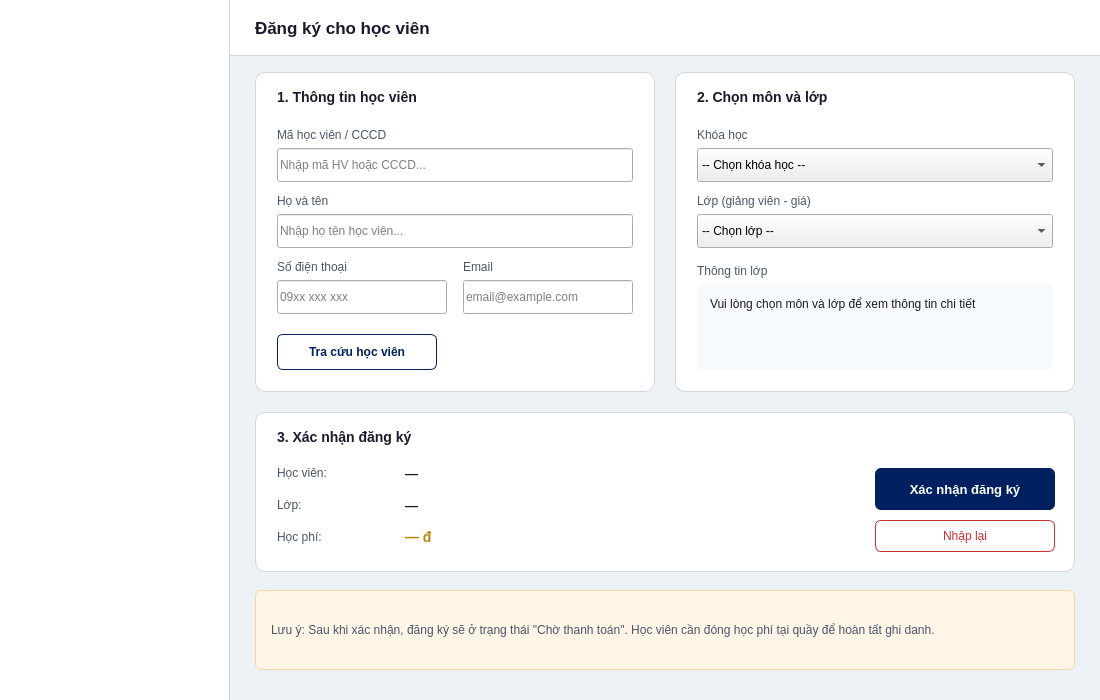
<?xml version="1.0" encoding="UTF-8"?>
<ui version="4.0">
 <class>EmployeeRegister</class>
 <widget class="QWidget" name="EmployeeRegister">
  <property name="geometry"><rect><x>0</x><y>0</y><width>1100</width><height>700</height></rect></property>
  <property name="minimumSize"><size><width>1100</width><height>700</height></size></property>
  <property name="windowTitle"><string>EAUT - Dang ky cho hoc vien</string></property>
  <property name="styleSheet"><string notr="true">QWidget#EmployeeRegister { background: #edf2f7; }</string></property>

  <widget class="QFrame" name="sidebar">
   <property name="geometry"><rect><x>0</x><y>0</y><width>230</width><height>700</height></rect></property>
   <property name="styleSheet"><string notr="true">QFrame#sidebar { background: #ffffff; border-right: 1px solid #d2d6dc; }</string></property>
   <property name="frameShape"><enum>QFrame::NoFrame</enum></property>
  </widget>

  <widget class="QFrame" name="contentArea">
   <property name="geometry"><rect><x>230</x><y>0</y><width>870</width><height>700</height></rect></property>
   <property name="styleSheet"><string notr="true">QFrame#contentArea { background: #edf2f7; border: none; }</string></property>
   <property name="frameShape"><enum>QFrame::NoFrame</enum></property>

   <widget class="QFrame" name="headerBar">
    <property name="geometry"><rect><x>0</x><y>0</y><width>870</width><height>56</height></rect></property>
    <property name="styleSheet"><string notr="true">QFrame#headerBar { background: white; border-bottom: 1px solid #d2d6dc; }</string></property>
    <property name="frameShape"><enum>QFrame::NoFrame</enum></property>
    <widget class="QLabel" name="lblPageTitle">
     <property name="geometry"><rect><x>25</x><y>0</y><width>500</width><height>56</height></rect></property>
     <property name="styleSheet"><string notr="true">color: #1a1a2e; font-size: 17px; font-weight: bold; background: transparent;</string></property>
     <property name="text"><string>Đăng ký cho học viên</string></property>
     <property name="alignment"><set>Qt::AlignLeft|Qt::AlignVCenter</set></property>
    </widget>
   </widget>

   <!-- Student info form -->
   <widget class="QFrame" name="studentInfoFrame">
    <property name="geometry"><rect><x>25</x><y>72</y><width>400</width><height>320</height></rect></property>
    <property name="styleSheet"><string notr="true">QFrame#studentInfoFrame { background: white; border: 1px solid #d2d6dc; border-radius: 10px; }</string></property>
    <property name="frameShape"><enum>QFrame::NoFrame</enum></property>

    <widget class="QLabel" name="lblStudentInfo">
     <property name="geometry"><rect><x>22</x><y>14</y><width>360</width><height>22</height></rect></property>
     <property name="styleSheet"><string notr="true">color: #1a1a2e; font-size: 14px; font-weight: bold; background: transparent;</string></property>
     <property name="text"><string>1. Thông tin học viên</string></property>
    </widget>

    <widget class="QLabel" name="lblMSV">
     <property name="geometry"><rect><x>22</x><y>54</y><width>360</width><height>18</height></rect></property>
     <property name="styleSheet"><string notr="true">color: #4a5568; font-size: 12px; background: transparent;</string></property>
     <property name="text"><string>Mã học viên / CCCD</string></property>
    </widget>
    <widget class="QLineEdit" name="txtMSV">
     <property name="geometry"><rect><x>22</x><y>76</y><width>356</width><height>34</height></rect></property>
     <property name="placeholderText"><string>Nhập mã HV hoặc CCCD...</string></property>
    </widget>

    <widget class="QLabel" name="lblHoTen">
     <property name="geometry"><rect><x>22</x><y>120</y><width>360</width><height>18</height></rect></property>
     <property name="styleSheet"><string notr="true">color: #4a5568; font-size: 12px; background: transparent;</string></property>
     <property name="text"><string>Họ và tên</string></property>
    </widget>
    <widget class="QLineEdit" name="txtHoTen">
     <property name="geometry"><rect><x>22</x><y>142</y><width>356</width><height>34</height></rect></property>
     <property name="placeholderText"><string>Nhập họ tên học viên...</string></property>
    </widget>

    <widget class="QLabel" name="lblSDT">
     <property name="geometry"><rect><x>22</x><y>186</y><width>170</width><height>18</height></rect></property>
     <property name="styleSheet"><string notr="true">color: #4a5568; font-size: 12px; background: transparent;</string></property>
     <property name="text"><string>Số điện thoại</string></property>
    </widget>
    <widget class="QLineEdit" name="txtSDT">
     <property name="geometry"><rect><x>22</x><y>208</y><width>170</width><height>34</height></rect></property>
     <property name="placeholderText"><string>09xx xxx xxx</string></property>
    </widget>

    <widget class="QLabel" name="lblEmail">
     <property name="geometry"><rect><x>208</x><y>186</y><width>170</width><height>18</height></rect></property>
     <property name="styleSheet"><string notr="true">color: #4a5568; font-size: 12px; background: transparent;</string></property>
     <property name="text"><string>Email</string></property>
    </widget>
    <widget class="QLineEdit" name="txtEmail">
     <property name="geometry"><rect><x>208</x><y>208</y><width>170</width><height>34</height></rect></property>
     <property name="placeholderText"><string>email@example.com</string></property>
    </widget>

    <widget class="QPushButton" name="btnLookup">
     <property name="geometry"><rect><x>22</x><y>262</y><width>160</width><height>36</height></rect></property>
     <property name="styleSheet"><string notr="true">QPushButton { background: white; color: #002060; border: 1px solid #002060; border-radius: 6px; font-size: 12px; font-weight: bold; } QPushButton:hover { background: #002060; color: white; }</string></property>
     <property name="text"><string>Tra cứu học viên</string></property>
     <property name="cursor"><cursorShape>PointingHandCursor</cursorShape></property>
    </widget>
   </widget>

   <!-- Course selection -->
   <widget class="QFrame" name="courseSelFrame">
    <property name="geometry"><rect><x>445</x><y>72</y><width>400</width><height>320</height></rect></property>
    <property name="styleSheet"><string notr="true">QFrame#courseSelFrame { background: white; border: 1px solid #d2d6dc; border-radius: 10px; }</string></property>
    <property name="frameShape"><enum>QFrame::NoFrame</enum></property>

    <widget class="QLabel" name="lblCourseSel">
     <property name="geometry"><rect><x>22</x><y>14</y><width>360</width><height>22</height></rect></property>
     <property name="styleSheet"><string notr="true">color: #1a1a2e; font-size: 14px; font-weight: bold; background: transparent;</string></property>
     <property name="text"><string>2. Chọn môn và lớp</string></property>
    </widget>

    <widget class="QLabel" name="lblCourseSelect">
     <property name="geometry"><rect><x>22</x><y>54</y><width>360</width><height>18</height></rect></property>
     <property name="styleSheet"><string notr="true">color: #4a5568; font-size: 12px; background: transparent;</string></property>
     <property name="text"><string>Khóa học</string></property>
    </widget>
    <widget class="QComboBox" name="cboCourse">
     <property name="geometry"><rect><x>22</x><y>76</y><width>356</width><height>34</height></rect></property>
     <item><property name="text"><string>-- Chọn khóa học --</string></property></item>
    </widget>

    <widget class="QLabel" name="lblClassSelect">
     <property name="geometry"><rect><x>22</x><y>120</y><width>360</width><height>18</height></rect></property>
     <property name="styleSheet"><string notr="true">color: #4a5568; font-size: 12px; background: transparent;</string></property>
     <property name="text"><string>Lớp (giảng viên - giá)</string></property>
    </widget>
    <widget class="QComboBox" name="cboClassEmp">
     <property name="geometry"><rect><x>22</x><y>142</y><width>356</width><height>34</height></rect></property>
     <item><property name="text"><string>-- Chọn lớp --</string></property></item>
    </widget>

    <widget class="QLabel" name="lblClassInfo">
     <property name="geometry"><rect><x>22</x><y>190</y><width>360</width><height>18</height></rect></property>
     <property name="styleSheet"><string notr="true">color: #4a5568; font-size: 12px; background: transparent;</string></property>
     <property name="text"><string>Thông tin lớp</string></property>
    </widget>
    <widget class="QLabel" name="lblClassDetails">
     <property name="geometry"><rect><x>22</x><y>212</y><width>356</width><height>86</height></rect></property>
     <property name="styleSheet"><string notr="true">color: #1a1a2e; font-size: 12px; background: #f7fafc; border-radius: 6px; padding: 10px;</string></property>
     <property name="text"><string>Vui lòng chọn môn và lớp để xem thông tin chi tiết</string></property>
     <property name="wordWrap"><bool>true</bool></property>
     <property name="alignment"><set>Qt::AlignLeft|Qt::AlignTop</set></property>
    </widget>
   </widget>

   <!-- Summary -->
   <widget class="QFrame" name="summaryFrame">
    <property name="geometry"><rect><x>25</x><y>412</y><width>820</width><height>160</height></rect></property>
    <property name="styleSheet"><string notr="true">QFrame#summaryFrame { background: white; border: 1px solid #d2d6dc; border-radius: 10px; }</string></property>
    <property name="frameShape"><enum>QFrame::NoFrame</enum></property>

    <widget class="QLabel" name="lblSummaryTitle">
     <property name="geometry"><rect><x>22</x><y>14</y><width>400</width><height>22</height></rect></property>
     <property name="styleSheet"><string notr="true">color: #1a1a2e; font-size: 14px; font-weight: bold; background: transparent;</string></property>
     <property name="text"><string>3. Xác nhận đăng ký</string></property>
    </widget>

    <widget class="QLabel" name="lblSumStudent">
     <property name="geometry"><rect><x>22</x><y>50</y><width>120</width><height>22</height></rect></property>
     <property name="styleSheet"><string notr="true">color: #4a5568; font-size: 12px; background: transparent;</string></property>
     <property name="text"><string>Học viên:</string></property>
    </widget>
    <widget class="QLabel" name="valSumStudent">
     <property name="geometry"><rect><x>150</x><y>50</y><width>400</width><height>22</height></rect></property>
     <property name="styleSheet"><string notr="true">color: #1a1a2e; font-size: 13px; font-weight: bold; background: transparent;</string></property>
     <property name="text"><string>—</string></property>
    </widget>

    <widget class="QLabel" name="lblSumClass">
     <property name="geometry"><rect><x>22</x><y>82</y><width>120</width><height>22</height></rect></property>
     <property name="styleSheet"><string notr="true">color: #4a5568; font-size: 12px; background: transparent;</string></property>
     <property name="text"><string>Lớp:</string></property>
    </widget>
    <widget class="QLabel" name="valSumClass">
     <property name="geometry"><rect><x>150</x><y>82</y><width>400</width><height>22</height></rect></property>
     <property name="styleSheet"><string notr="true">color: #1a1a2e; font-size: 13px; font-weight: bold; background: transparent;</string></property>
     <property name="text"><string>—</string></property>
    </widget>

    <widget class="QLabel" name="lblSumPrice">
     <property name="geometry"><rect><x>22</x><y>114</y><width>120</width><height>22</height></rect></property>
     <property name="styleSheet"><string notr="true">color: #4a5568; font-size: 12px; background: transparent;</string></property>
     <property name="text"><string>Học phí:</string></property>
    </widget>
    <widget class="QLabel" name="valSumPrice">
     <property name="geometry"><rect><x>150</x><y>114</y><width>400</width><height>22</height></rect></property>
     <property name="styleSheet"><string notr="true">color: #b8860b; font-size: 14px; font-weight: bold; background: transparent;</string></property>
     <property name="text"><string>— đ</string></property>
    </widget>

    <widget class="QPushButton" name="btnConfirmReg">
     <property name="geometry"><rect><x>620</x><y>56</y><width>180</width><height>42</height></rect></property>
     <property name="styleSheet"><string notr="true">QPushButton { background: #002060; color: white; border: none; border-radius: 6px; font-size: 13px; font-weight: bold; } QPushButton:hover { background: #001a50; }</string></property>
     <property name="text"><string>Xác nhận đăng ký</string></property>
     <property name="cursor"><cursorShape>PointingHandCursor</cursorShape></property>
    </widget>
    <widget class="QPushButton" name="btnResetReg">
     <property name="geometry"><rect><x>620</x><y>108</y><width>180</width><height>32</height></rect></property>
     <property name="styleSheet"><string notr="true">QPushButton { background: white; color: #c53030; border: 1px solid #c53030; border-radius: 6px; font-size: 12px; } QPushButton:hover { background: #c53030; color: white; }</string></property>
     <property name="text"><string>Nhập lại</string></property>
     <property name="cursor"><cursorShape>PointingHandCursor</cursorShape></property>
    </widget>
   </widget>

   <!-- Hint -->
   <widget class="QLabel" name="lblHint">
    <property name="geometry"><rect><x>25</x><y>590</y><width>820</width><height>80</height></rect></property>
    <property name="styleSheet"><string notr="true">color: #4a5568; font-size: 12px; background: #fef5e7; border: 1px solid #f3d9a4; border-radius: 6px; padding: 12px;</string></property>
    <property name="text"><string>Lưu ý: Sau khi xác nhận, đăng ký sẽ ở trạng thái "Chờ thanh toán". Học viên cần đóng học phí tại quầy để hoàn tất ghi danh.</string></property>
    <property name="wordWrap"><bool>true</bool></property>
    <property name="alignment"><set>Qt::AlignLeft|Qt::AlignVCenter</set></property>
   </widget>

  </widget>
 </widget>
 <resources/>
 <connections/>
</ui>
